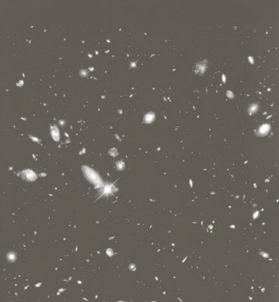
#> input picture img/filtering.png, 279 x 302 px, found by its file name
$ python avgfilter_opencv.py
#> lines starting #> are read from the running program, lines starting #| are printed output that depends on the picture
import cv2
import numpy as np

img = cv2.imread(r'C:\Users\Raja\PycharmProjects\Computer_Vision\img\filtering.png', cv2.IMREAD_GRAYSCALE)
#> img: shape (302, 279); min 80, max 254, mean 96.4

# Generate random Gaussian noise
mean = 0
stddev = 1
noise = np.random.normal(mean, stddev, img.shape).astype(np.uint8)

# Add noise to the image
noisy_img = cv2.add(img, noise)
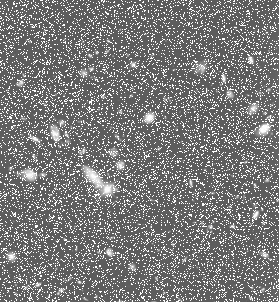
#> noisy_img: shape (302, 279); min 80, max 255, mean 121.6

kernel_size = 5

output_image = cv2.blur(noisy_img, (kernel_size, kernel_size))
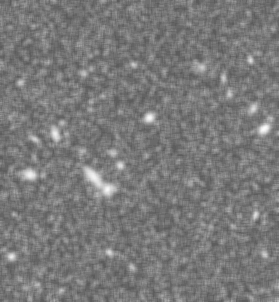
#> output_image: shape (302, 279); min 91, max 251, mean 121.6

# Display the original and filtered images
cv2.imshow('Original Image', img)
cv2.imshow('Filtered Image', output_image)
cv2.waitKey(0)
cv2.destroyAllWindows()
